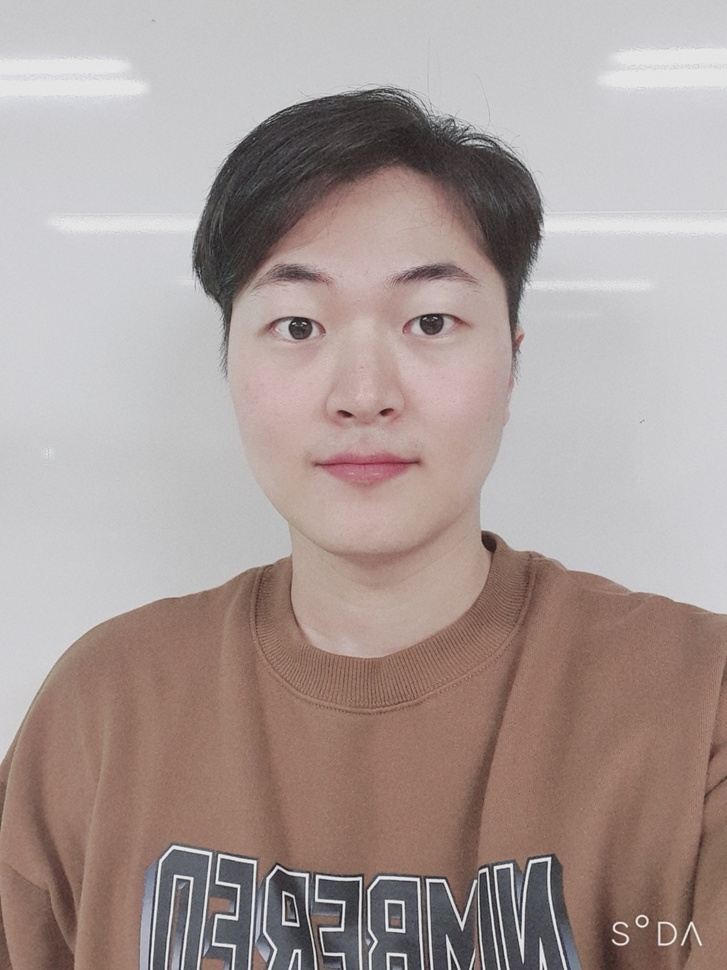
#> input picture Server/backs/uploads/img343.jpg, 727 x 970 px, shrunk from 1080 x 1440 before the run
$ python face_detection.py uploads/img343.jpg   (older library calls are emulated)
#> lines starting #> are read from the running program, lines starting #| are printed output that depends on the picture; after the words box and inside, x2 and y2 are one past the last pixel; in counts of white or black regions, pixels touching at a corner belong together
import cv2
import sys
import numpy as np
from PIL import Image

# 사진과 얼굴의 어떤 부분을 인식할까요?
imagePath = sys.argv[1]
cascPath = "haarcascade_frontalface_default.xml"
print(cv2.CascadeClassifier(cascPath))
# haar cascade를 결정합니다
faceCascade = cv2.CascadeClassifier(cascPath)

# 이미지를 읽어와 흑백사진으로 전환합니다
image = cv2.imread(imagePath)
#> image is the input picture: shape (970, 727, 3); mean B, G, R 151.4, 155, 169.4
i = Image.open(imagePath)
gray = cv2.cvtColor(image, cv2.COLOR_BGR2GRAY)
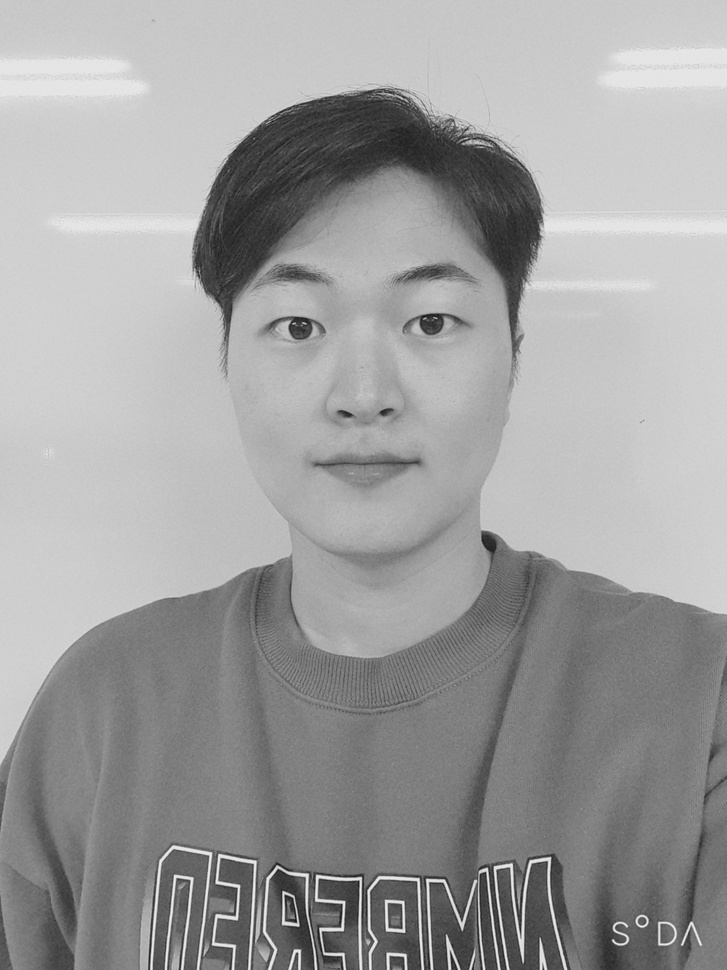
#> gray: shape (970, 727); min 21, max 244, mean 158.8

# 흑백사진 상태에서 얼굴을 탐지합니다
faces = faceCascade.detectMultiScale(
    gray,
    scaleFactor=1.1,
    minNeighbors=10,
    minSize=(30, 30)
    # flags = cv2.cv.CV_HAAR_SCALE_IMAGE
)
#> faces = [[186, 177, 364, 364]]

# 몇개의 얼굴을 찾았는지 말합니다
# 얼굴이 없는 사람들이 종종 있어요
print("Found {0} faces!".format(len(faces)))
#| Found 1 faces!
if len(faces) > 1:
    print("얼굴2개이상감지. 추후 서버작업필")
elif len(faces) == 0:
    print("얼굴 안나옴. 추후 서버작업필")


width, height  = i.size
#> width = 727; height = 970
print(width, height)
#| 727 970
f=open('size.txt','w')
f.write(str(width));
f.write(',');
f.write(str(height));
f.close()
# 얼굴에 초록색 사각형 그려주기 -> RGB (0, 255, 0)
# 빨강은 (255,0,0), 파랑은 (0,0,255)
for (x, y, w, h) in faces:
    cv2.rectangle(image, (x, y), (x+w, y+h), (0, 255, 0), 2)
#> this loop made 1 pass
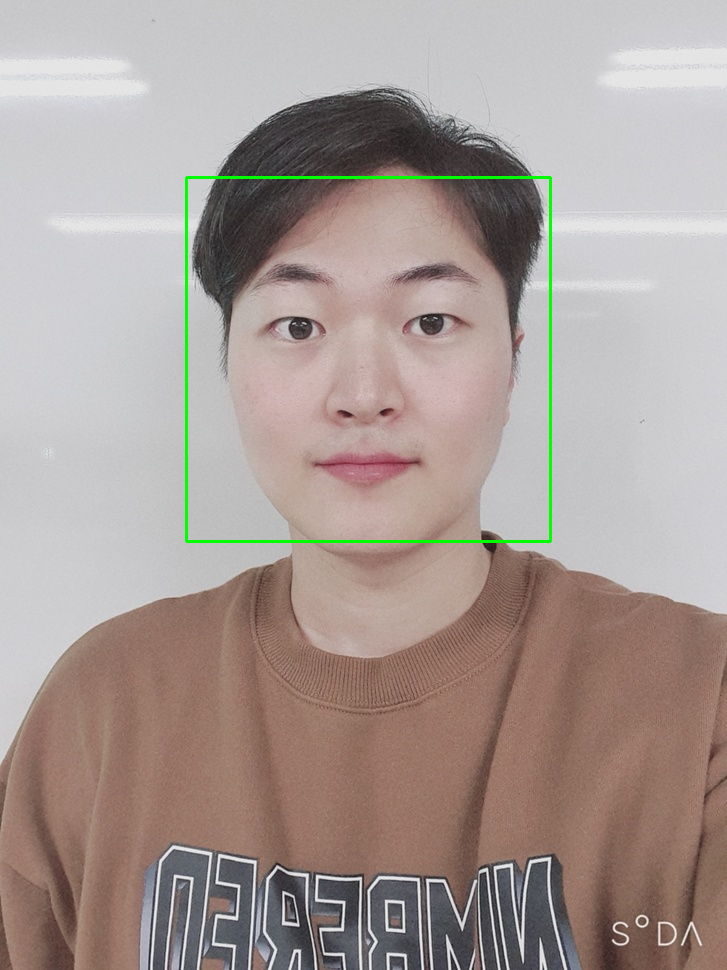
#> image: shape (970, 727, 3); 0.62% of pixels changed, all inside (x1, y1, x2, y2) = (185, 176, 552, 543)

print(faces);
#| [[186 177 364 364]]
np.savetxt('xy.txt',faces,fmt='%d',delimiter=",")
 #   cropped = image[y - int(h/1.9):y + h + int(h/1.5), x - int(w/4):x + w + int(w/4)]
   # cropped = image[y - int(h/1.66):y + h + int(h*1.23), x - int(w/4):x + w + int(w/4)]
    # 원으로 그린다면?
    # cv2.circle(image,(x+int(w/2),y+int(h/2)), w, (0,0,255), 2)

# 얼굴에 사각형을 친 사진을 출력합니다
cv2.imwrite("Faces.png", image)
# cv2.imwrite("Faces_circle.png", image)
cv2.waitKey(0)

$ run again, on Server/backs/uploads/img345.jpg
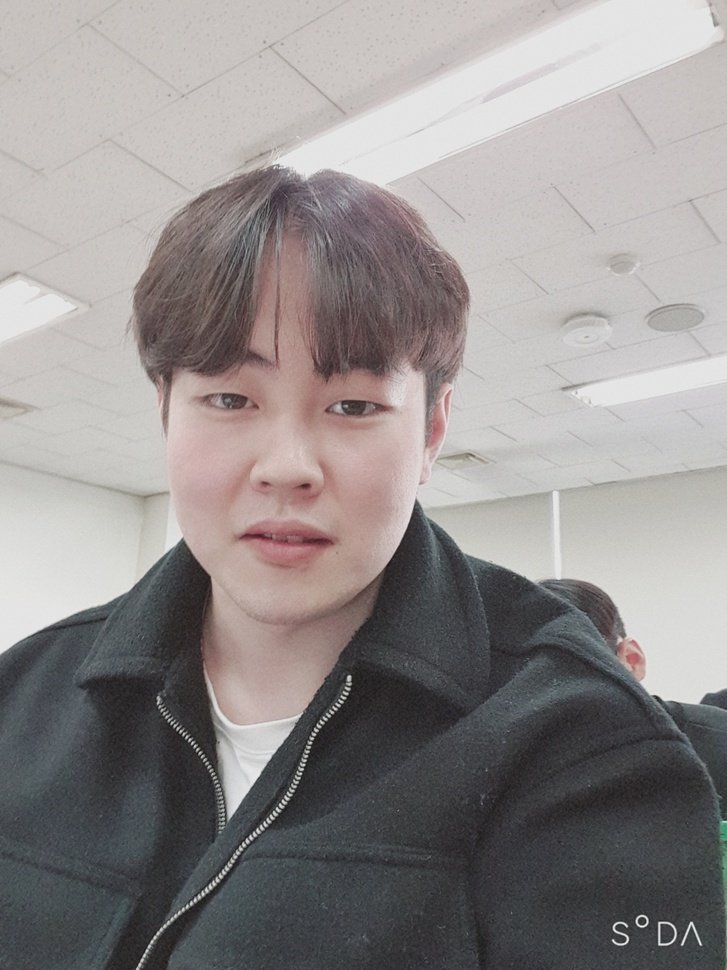
#> input picture Server/backs/uploads/img345.jpg, 727 x 970 px, shrunk from 1080 x 1440 before the run
#> image is the input picture: shape (970, 727, 3); mean B, G, R 140, 140.5, 145.1
#> `gray = cv2.cvtColor(image, cv2.COLOR_BGR2GRAY)`:
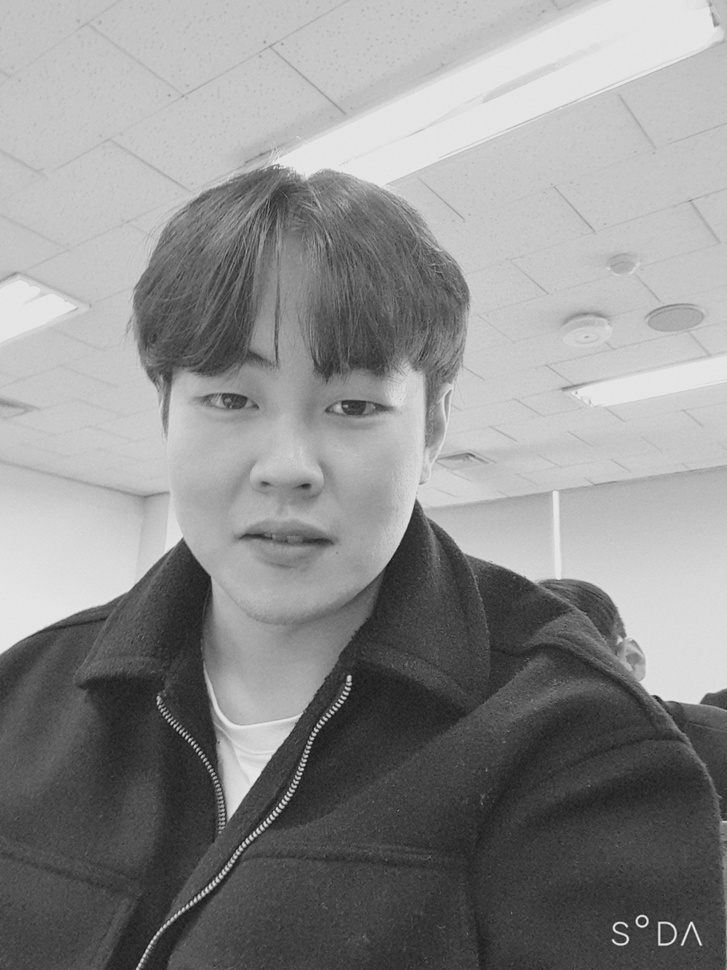
#> gray: shape (970, 727); min 21, max 240, mean 141.8
#> faces = [[116, 269, 346, 346]]
#| Found 1 faces!
#| 727 970
#> the loop `for (x, y, w, h) in faces:` made 1 pass
#> after the loop `for (x, y, w, h) in faces:`:
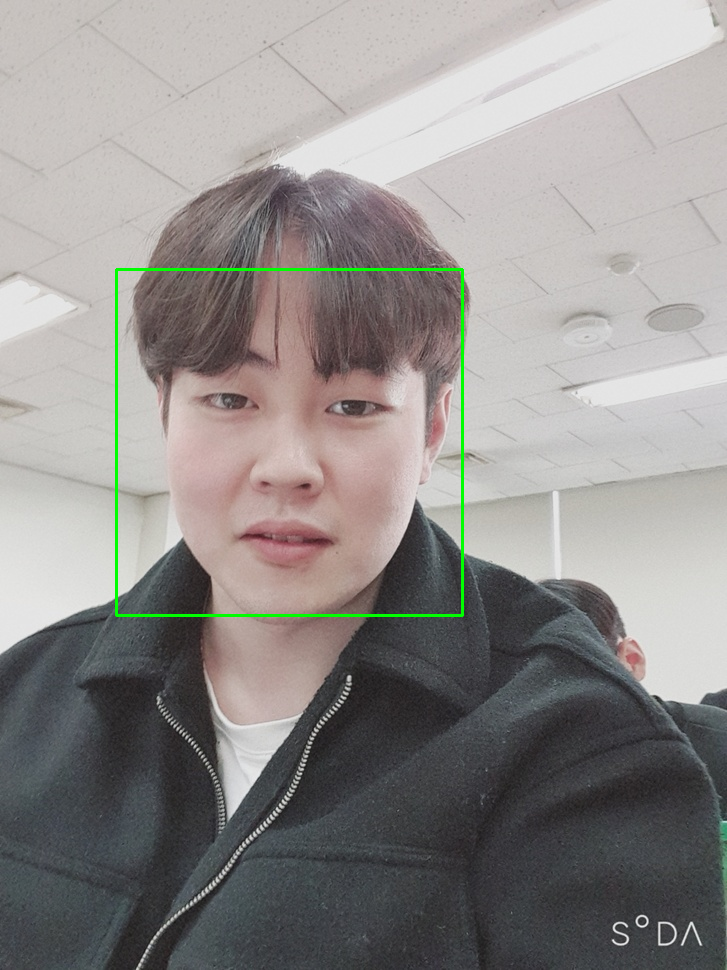
#> image: shape (970, 727, 3); 0.59% of pixels changed, all inside (x1, y1, x2, y2) = (115, 268, 464, 617)
#| [[116 269 346 346]]

$ run again, on Server/backs/uploads/img346.jpg
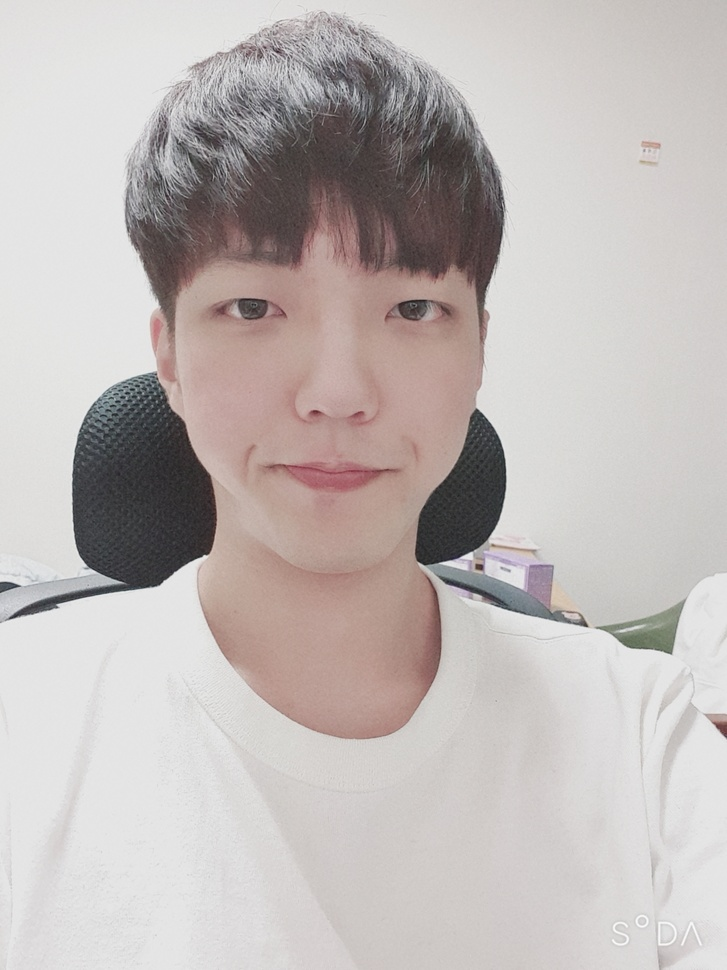
#> input picture Server/backs/uploads/img346.jpg, 727 x 970 px, shrunk from 1080 x 1440 before the run
#> image is the input picture: shape (970, 727, 3); mean B, G, R 183.1, 185.1, 192.1
#> `gray = cv2.cvtColor(image, cv2.COLOR_BGR2GRAY)`:
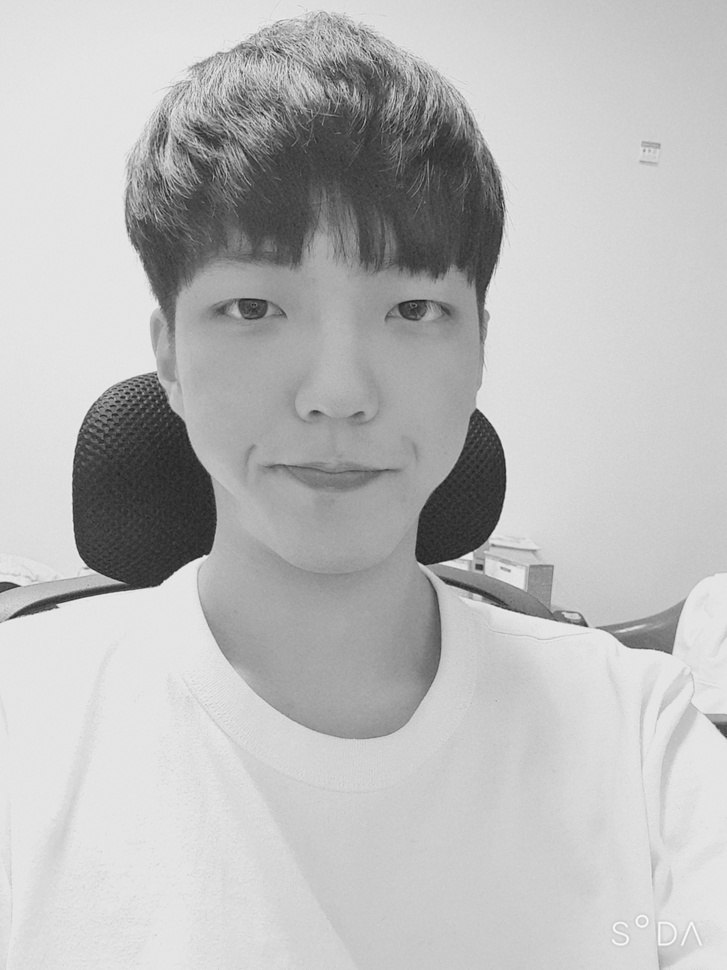
#> gray: shape (970, 727); min 25, max 251, mean 187
#> faces = [[137, 172, 387, 387]]
#| Found 1 faces!
#| 727 970
#> the loop `for (x, y, w, h) in faces:` made 1 pass
#> after the loop `for (x, y, w, h) in faces:`:
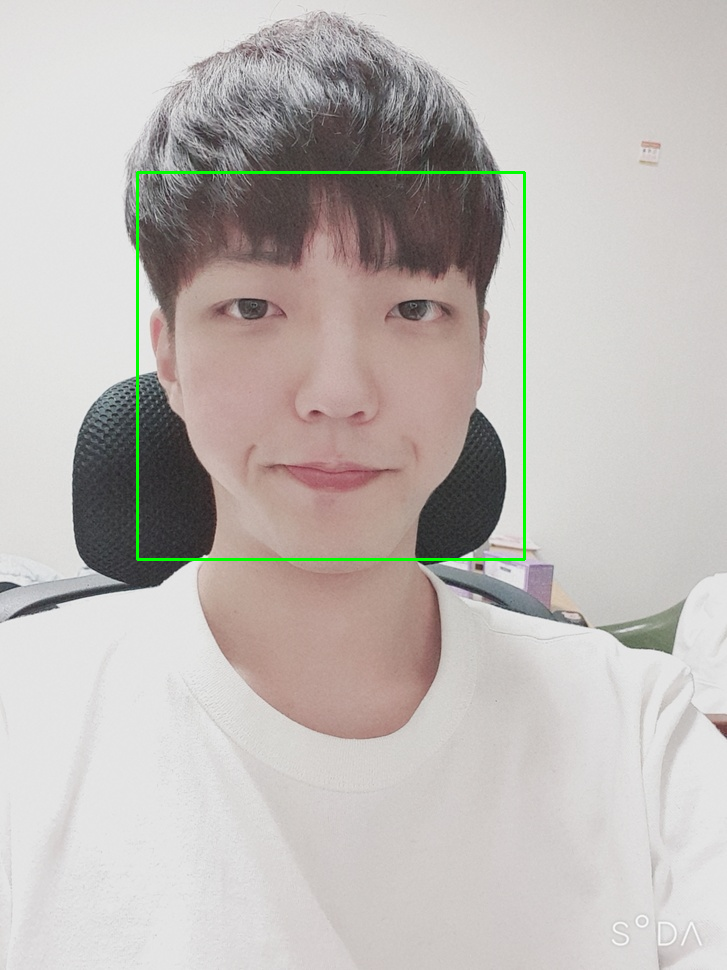
#> image: shape (970, 727, 3); 0.66% of pixels changed, all inside (x1, y1, x2, y2) = (136, 171, 526, 561)
#| [[137 172 387 387]]
